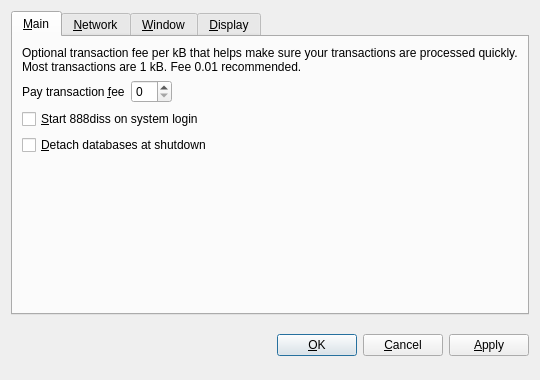
<?xml version="1.0" encoding="UTF-8"?>
<ui version="4.0">
 <class>OptionsDialog</class>
 <widget class="QDialog" name="OptionsDialog">
  <property name="geometry">
   <rect>
    <x>0</x>
    <y>0</y>
    <width>540</width>
    <height>380</height>
   </rect>
  </property>
  <property name="windowTitle">
   <string>Options</string>
  </property>
  <property name="modal">
   <bool>true</bool>
  </property>
  <layout class="QVBoxLayout" name="verticalLayout">
   <item>
    <widget class="QTabWidget" name="tabWidget">
     <property name="tabPosition">
      <enum>QTabWidget::North</enum>
     </property>
     <property name="currentIndex">
      <number>0</number>
     </property>
     <widget class="QWidget" name="tabMain">
      <attribute name="title">
       <string>&amp;Main</string>
      </attribute>
      <layout class="QVBoxLayout" name="verticalLayout_Main">
       <item>
        <widget class="QLabel" name="transactionFeeInfoLabel">
         <property name="text">
          <string>Optional transaction fee per kB that helps make sure your transactions are processed quickly. Most transactions are 1 kB. Fee 0.01 recommended.</string>
         </property>
         <property name="textFormat">
          <enum>Qt::PlainText</enum>
         </property>
         <property name="wordWrap">
          <bool>true</bool>
         </property>
        </widget>
       </item>
       <item>
        <layout class="QHBoxLayout" name="horizontalLayout_Main">
         <item>
          <widget class="QLabel" name="transactionFeeLabel">
           <property name="text">
            <string>Pay transaction &amp;fee</string>
           </property>
           <property name="textFormat">
            <enum>Qt::PlainText</enum>
           </property>
           <property name="buddy">
            <cstring>transactionFee</cstring>
           </property>
          </widget>
         </item>
         <item>
          <widget class="BitcoinAmountField" name="transactionFee"/>
         </item>
         <item>
          <spacer name="horizontalSpacer_Main">
           <property name="orientation">
            <enum>Qt::Horizontal</enum>
           </property>
           <property name="sizeHint" stdset="0">
            <size>
             <width>40</width>
             <height>20</height>
            </size>
           </property>
          </spacer>
         </item>
        </layout>
       </item>
       <item>
        <widget class="QCheckBox" name="bitcoinAtStartup">
         <property name="toolTip">
          <string>Automatically start 888diss after logging in to the system.</string>
         </property>
         <property name="text">
          <string>&amp;Start 888diss on system login</string>
         </property>
        </widget>
       </item>
       <item>
        <widget class="QCheckBox" name="detachDatabases">
         <property name="toolTip">
          <string>Detach block and address databases at shutdown. This means they can be moved to another data directory, but it slows down shutdown. The wallet is always detached.</string>
         </property>
         <property name="text">
          <string>&amp;Detach databases at shutdown</string>
         </property>
        </widget>
       </item>
       <item>
        <spacer name="verticalSpacer_Main">
         <property name="orientation">
          <enum>Qt::Vertical</enum>
         </property>
         <property name="sizeHint" stdset="0">
          <size>
           <width>20</width>
           <height>40</height>
          </size>
         </property>
        </spacer>
       </item>
      </layout>
     </widget>
     <widget class="QWidget" name="tabNetwork">
      <attribute name="title">
       <string>&amp;Network</string>
      </attribute>
      <layout class="QVBoxLayout" name="verticalLayout_Network">
       <item>
        <widget class="QCheckBox" name="mapPortUpnp">
         <property name="toolTip">
          <string>Automatically open the 888diss client port on the router. This only works when your router supports UPnP and it is enabled.</string>
         </property>
         <property name="text">
          <string>Map port using &amp;UPnP</string>
         </property>
        </widget>
       </item>
       <item>
        <widget class="QCheckBox" name="connectSocks">
         <property name="toolTip">
          <string>Connect to the 888diss network through a SOCKS proxy (e.g. when connecting through Tor).</string>
         </property>
         <property name="text">
          <string>&amp;Connect through SOCKS proxy:</string>
         </property>
        </widget>
       </item>
       <item>
        <layout class="QHBoxLayout" name="horizontalLayout_Network">
         <item>
          <widget class="QLabel" name="proxyIpLabel">
           <property name="text">
            <string>Proxy &amp;IP:</string>
           </property>
           <property name="textFormat">
            <enum>Qt::PlainText</enum>
           </property>
           <property name="buddy">
            <cstring>proxyIp</cstring>
           </property>
          </widget>
         </item>
         <item>
          <widget class="QValidatedLineEdit" name="proxyIp">
           <property name="maximumSize">
            <size>
             <width>140</width>
             <height>16777215</height>
            </size>
           </property>
           <property name="toolTip">
            <string>IP address of the proxy (e.g. 127.0.0.1)</string>
           </property>
          </widget>
         </item>
         <item>
          <widget class="QLabel" name="proxyPortLabel">
           <property name="text">
            <string>&amp;Port:</string>
           </property>
           <property name="textFormat">
            <enum>Qt::PlainText</enum>
           </property>
           <property name="buddy">
            <cstring>proxyPort</cstring>
           </property>
          </widget>
         </item>
         <item>
          <widget class="QLineEdit" name="proxyPort">
           <property name="maximumSize">
            <size>
             <width>55</width>
             <height>16777215</height>
            </size>
           </property>
           <property name="toolTip">
            <string>Port of the proxy (e.g. 9050)</string>
           </property>
          </widget>
         </item>
         <item>
          <widget class="QLabel" name="socksVersionLabel">
           <property name="text">
            <string>SOCKS &amp;Version:</string>
           </property>
           <property name="textFormat">
            <enum>Qt::PlainText</enum>
           </property>
           <property name="buddy">
            <cstring>socksVersion</cstring>
           </property>
          </widget>
         </item>
         <item>
          <widget class="QValueComboBox" name="socksVersion">
           <property name="toolTip">
            <string>SOCKS version of the proxy (e.g. 5)</string>
           </property>
          </widget>
         </item>
         <item>
          <spacer name="horizontalSpacer_Network">
           <property name="orientation">
            <enum>Qt::Horizontal</enum>
           </property>
           <property name="sizeHint" stdset="0">
            <size>
             <width>40</width>
             <height>20</height>
            </size>
           </property>
          </spacer>
         </item>
        </layout>
       </item>
       <item>
        <spacer name="verticalSpacer_Network">
         <property name="orientation">
          <enum>Qt::Vertical</enum>
         </property>
         <property name="sizeHint" stdset="0">
          <size>
           <width>20</width>
           <height>40</height>
          </size>
         </property>
        </spacer>
       </item>
      </layout>
     </widget>
     <widget class="QWidget" name="tabWindow">
      <attribute name="title">
       <string>&amp;Window</string>
      </attribute>
      <layout class="QVBoxLayout" name="verticalLayout_Window">
       <item>
        <widget class="QCheckBox" name="minimizeToTray">
         <property name="toolTip">
          <string>Show only a tray icon after minimizing the window.</string>
         </property>
         <property name="text">
          <string>&amp;Minimize to the tray instead of the taskbar</string>
         </property>
        </widget>
       </item>
       <item>
        <widget class="QCheckBox" name="minimizeOnClose">
         <property name="toolTip">
          <string>Minimize instead of exit the application when the window is closed. When this option is enabled, the application will be closed only after selecting Quit in the menu.</string>
         </property>
         <property name="text">
          <string>M&amp;inimize on close</string>
         </property>
        </widget>
       </item>
       <item>
        <spacer name="verticalSpacer_Window">
         <property name="orientation">
          <enum>Qt::Vertical</enum>
         </property>
         <property name="sizeHint" stdset="0">
          <size>
           <width>20</width>
           <height>40</height>
          </size>
         </property>
        </spacer>
       </item>
      </layout>
     </widget>
     <widget class="QWidget" name="tabDisplay">
      <attribute name="title">
       <string>&amp;Display</string>
      </attribute>
      <layout class="QVBoxLayout" name="verticalLayout_Display">
       <item>
        <layout class="QHBoxLayout" name="horizontalLayout_1_Display">
         <item>
          <widget class="QLabel" name="langLabel">
           <property name="text">
            <string>User Interface &amp;language:</string>
           </property>
           <property name="textFormat">
            <enum>Qt::PlainText</enum>
           </property>
           <property name="buddy">
            <cstring>lang</cstring>
           </property>
          </widget>
         </item>
         <item>
          <widget class="QValueComboBox" name="lang">
           <property name="toolTip">
            <string>The user interface language can be set here. This setting will take effect after restarting 888diss.</string>
           </property>
          </widget>
         </item>
        </layout>
       </item>
       <item>
        <layout class="QHBoxLayout" name="horizontalLayout_2_Display">
         <item>
          <widget class="QLabel" name="unitLabel">
           <property name="text">
            <string>&amp;Unit to show amounts in:</string>
           </property>
           <property name="textFormat">
            <enum>Qt::PlainText</enum>
           </property>
           <property name="buddy">
            <cstring>unit</cstring>
           </property>
          </widget>
         </item>
         <item>
          <widget class="QValueComboBox" name="unit">
           <property name="toolTip">
            <string>Choose the default subdivision unit to show in the interface and when sending coins.</string>
           </property>
          </widget>
         </item>
        </layout>
       </item>
       <item>
        <widget class="QCheckBox" name="displayAddresses">
         <property name="toolTip">
          <string>Whether to show 888diss addresses in the transaction list.</string>
         </property>
         <property name="text">
          <string>&amp;Display addresses in transaction list</string>
         </property>
        </widget>
       </item>
       <item>
        <widget class="QCheckBox" name="coinControlFeatures">
         <property name="toolTip">
          <string>Whether to show coin control features or not.</string>
         </property>
         <property name="text">
          <string>Display coin &amp;control features (experts only!)</string>
         </property>
        </widget>
       </item>
       <item>
        <spacer name="verticalSpacer_Display">
         <property name="orientation">
          <enum>Qt::Vertical</enum>
         </property>
         <property name="sizeHint" stdset="0">
          <size>
           <width>20</width>
           <height>40</height>
          </size>
         </property>
        </spacer>
       </item>
      </layout>
     </widget>
    </widget>
   </item>
   <item>
    <layout class="QHBoxLayout" name="horizontalLayout_Buttons">
     <item>
      <spacer name="horizontalSpacer_1">
       <property name="orientation">
        <enum>Qt::Horizontal</enum>
       </property>
       <property name="sizeHint" stdset="0">
        <size>
         <width>40</width>
         <height>48</height>
        </size>
       </property>
      </spacer>
     </item>
     <item>
      <widget class="QLabel" name="statusLabel">
       <property name="font">
        <font>
         <weight>75</weight>
         <bold>true</bold>
        </font>
       </property>
       <property name="text">
        <string/>
       </property>
       <property name="textFormat">
        <enum>Qt::PlainText</enum>
       </property>
       <property name="wordWrap">
        <bool>true</bool>
       </property>
      </widget>
     </item>
     <item>
      <spacer name="horizontalSpacer_2">
       <property name="orientation">
        <enum>Qt::Horizontal</enum>
       </property>
       <property name="sizeHint" stdset="0">
        <size>
         <width>40</width>
         <height>48</height>
        </size>
       </property>
      </spacer>
     </item>
     <item>
      <widget class="QPushButton" name="okButton">
       <property name="text">
        <string>&amp;OK</string>
       </property>
      </widget>
     </item>
     <item>
      <widget class="QPushButton" name="cancelButton">
       <property name="text">
        <string>&amp;Cancel</string>
       </property>
       <property name="autoDefault">
        <bool>false</bool>
       </property>
      </widget>
     </item>
     <item>
      <widget class="QPushButton" name="applyButton">
       <property name="text">
        <string>&amp;Apply</string>
       </property>
       <property name="autoDefault">
        <bool>false</bool>
       </property>
      </widget>
     </item>
    </layout>
   </item>
  </layout>
 </widget>
 <customwidgets>
  <customwidget>
   <class>BitcoinAmountField</class>
   <extends>QSpinBox</extends>
   <header>bitcoinamountfield.h</header>
  </customwidget>
  <customwidget>
   <class>QValueComboBox</class>
   <extends>QComboBox</extends>
   <header>qvaluecombobox.h</header>
  </customwidget>
  <customwidget>
   <class>QValidatedLineEdit</class>
   <extends>QLineEdit</extends>
   <header>qvalidatedlineedit.h</header>
  </customwidget>
 </customwidgets>
 <resources/>
 <connections/>
</ui>
